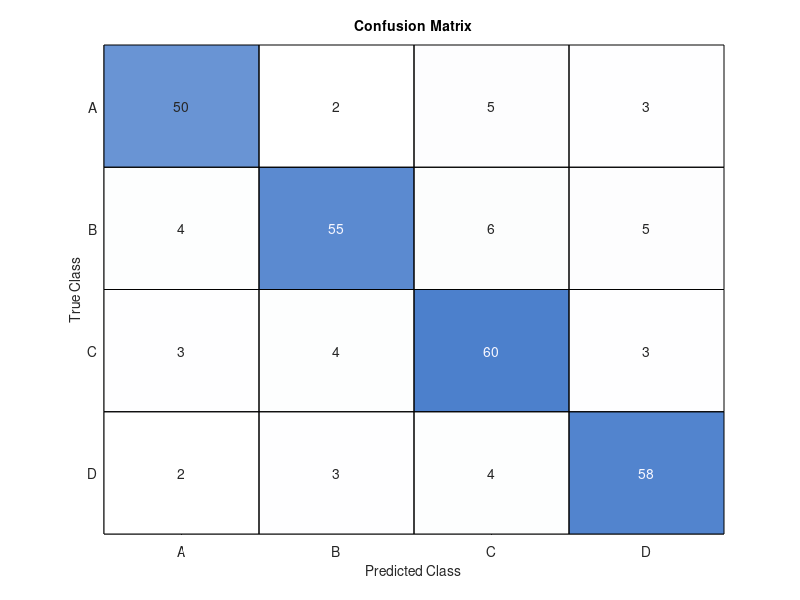

The MATLAB source for this figure: (Note: this script raises an error after producing the figure.)
% Define the confusion matrix data
confMat = [50,  2,  5,  3;
            4, 55,  6,  5;
            3,  4, 60,  3;
            2,  3,  4, 58];

% Define simplified class labels
classLabels = {'A', 'B', 'C', 'D'};

% Create confusion chart
figure;
cm = confusionchart(confMat, classLabels, ...
    'Title', 'Confusion Matrix', ...
    'RowSummary', 'off', ...
    'ColumnSummary', 'off', ...
    'DiagonalColor', [0.3 0.5 0.8], ...
    'GridVisible','on', ...
    'OffDiagonalColor', [0.8 0.85 0.9], ...
    'PositionConstraint','outerposition');  

% Style it
cm.FontName = 'Arial';
cm.FontSize = 14;
cm.Normalization = 'absolute';

% Apply custom colormap (blue-white gradient)
% cmap = [linspace(1, 0.2, 100)', linspace(1, 0.6, 100)', ones(100,1)];
% colormap(cmap);

% Export clean, cropped figure for LaTeX
exportgraphics(gcf, fullfile(pwd, 'Figures', 'Abstract_Confusion_Matrix.pdf'), ...
    'ContentType', 'vector', ...
    'BackgroundColor', 'none', ...
    'Resolution', 300);
